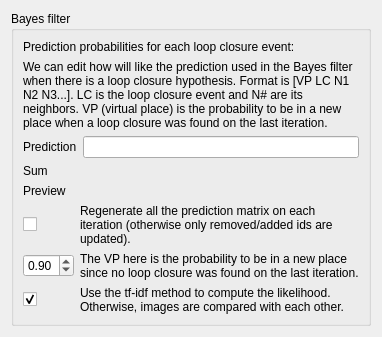
               <widget class="QWidget" name="page_23">
                <layout class="QVBoxLayout" name="verticalLayout_2">
                 <item>
                  <widget class="QGroupBox" name="groupBox_bayes1">
                   <property name="title">
                    <string>Bayes filter</string>
                   </property>
                   <layout class="QVBoxLayout" name="verticalLayout_22">
                    <item>
                     <widget class="QLabel" name="label">
                      <property name="text">
                       <string>Prediction probabilities for each loop closure event:</string>
                      </property>
                     </widget>
                    </item>
                    <item>
                     <widget class="QLabel" name="label_76">
                      <property name="text">
                       <string>We can edit how will like the prediction used in the Bayes filter when there is a loop closure hypothesis. Format is [VP LC N1 N2 N3...]. LC is the loop closure event and N# are its neighbors. VP (virtual place) is the probability to be in a new place when a loop closure was found on the last iteration.</string>
                      </property>
                      <property name="wordWrap">
                       <bool>true</bool>
                      </property>
                     </widget>
                    </item>
                    <item>
                     <layout class="QGridLayout" name="gridLayout_24">
                      <item row="0" column="0">
                       <widget class="QLabel" name="label_65">
                        <property name="text">
                         <string>Prediction</string>
                        </property>
                       </widget>
                      </item>
                      <item row="1" column="0">
                       <widget class="QLabel" name="label_66">
                        <property name="text">
                         <string>Sum</string>
                        </property>
                       </widget>
                      </item>
                      <item row="1" column="1">
                       <widget class="QLabel" name="label_prediction_sum">
                        <property name="text">
                         <string/>
                        </property>
                       </widget>
                      </item>
                      <item row="0" column="1">
                       <widget class="QLineEdit" name="lineEdit_bayes_predictionLC">
                        <property name="readOnly">
                         <bool>false</bool>
                        </property>
                       </widget>
                      </item>
                     </layout>
                    </item>
                    <item>
                     <layout class="QHBoxLayout" name="horizontalLayout_6" stretch="0,1">
                      <item>
                       <widget class="QLabel" name="label_63">
                        <property name="text">
                         <string>Preview</string>
                        </property>
                       </widget>
                      </item>
                      <item>
                       <widget class="UPlot" name="predictionPlot" native="true"/>
                      </item>
                     </layout>
                    </item>
                    <item>
                     <layout class="QGridLayout" name="gridLayout_22" columnstretch="0,1">
                      <item row="0" column="0">
                       <widget class="QCheckBox" name="checkBox_bayes_fullPredictionUpdate">
                        <property name="text">
                         <string/>
                        </property>
                       </widget>
                      </item>
                      <item row="1" column="0">
                       <widget class="QDoubleSpinBox" name="general_doubleSpinBox_vp">
                        <property name="maximum">
                         <double>1.000000000000000</double>
                        </property>
                        <property name="singleStep">
                         <double>0.010000000000000</double>
                        </property>
                        <property name="value">
                         <double>0.900000000000000</double>
                        </property>
                       </widget>
                      </item>
                      <item row="1" column="1">
                       <widget class="QLabel" name="label_113">
                        <property name="text">
                         <string>The VP here is the probability to be in a new place since no loop closure was found on the last iteration.</string>
                        </property>
                        <property name="wordWrap">
                         <bool>true</bool>
                        </property>
                       </widget>
                      </item>
                      <item row="0" column="1">
                       <widget class="QLabel" name="label_142">
                        <property name="text">
                         <string>Regenerate all the prediction matrix on each iteration (otherwise only removed/added ids are updated).</string>
                        </property>
                        <property name="wordWrap">
                         <bool>true</bool>
                        </property>
                       </widget>
                      </item>
                      <item row="2" column="1">
                       <widget class="QLabel" name="label_82">
                        <property name="text">
                         <string>Use the tf-idf method to compute the likelihood. Otherwise, images are compared with each other.</string>
                        </property>
                        <property name="wordWrap">
                         <bool>true</bool>
                        </property>
                       </widget>
                      </item>
                      <item row="2" column="0">
                       <widget class="QCheckBox" name="checkBox_kp_tfIdfLikelihoodUsed">
                        <property name="text">
                         <string/>
                        </property>
                        <property name="checked">
                         <bool>true</bool>
                        </property>
                       </widget>
                      </item>
                     </layout>
                    </item>
                   </layout>
                  </widget>
                 </item>
                 <item>
                  <spacer name="verticalSpacer_23">
                   <property name="orientation">
                    <enum>Qt::Vertical</enum>
                   </property>
                   <property name="sizeHint" stdset="0">
                    <size>
                     <width>0</width>
                     <height>0</height>
                    </size>
                   </property>
                  </spacer>
                 </item>
                </layout>
               </widget>
